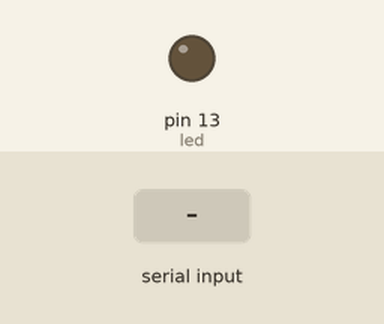
This sketch was run on a simulated Arduino Uno, built with avr-gcc and run on an emulated ATmega328P. Parts: output pins drawn as LEDs (lit = HIGH). Inputs (shaded band) come from the test bench.

Above: at 3.2 s.
3.3 s: byte 30 received over Serial
At 3.7 s:
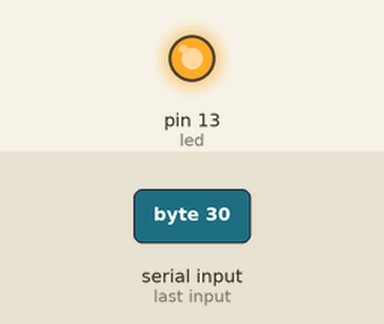
Timing chart, 0 to 6.3 s (numbered marks = the images above; inputs shaded):
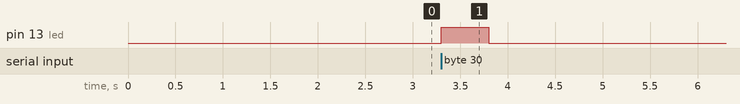

The sketch:

Punto_6_Ejercicios_de_repaso.ino
```cpp
int Datos;
int led = 13;

void setup()
{
  Serial.begin(9600);
  pinMode(led, OUTPUT);
  delay(2000);
}

void loop() {

    if(Serial.available()>0){
    int a= Serial.read();
    digitalWrite(led, HIGH);
    delay(500);
    digitalWrite(led, LOW);
    delay(500);

  }
}
```

Measured:
- after the input at 3.3 s, pin 13 (led): LOW → HIGH at once, → LOW 0.50 s later
